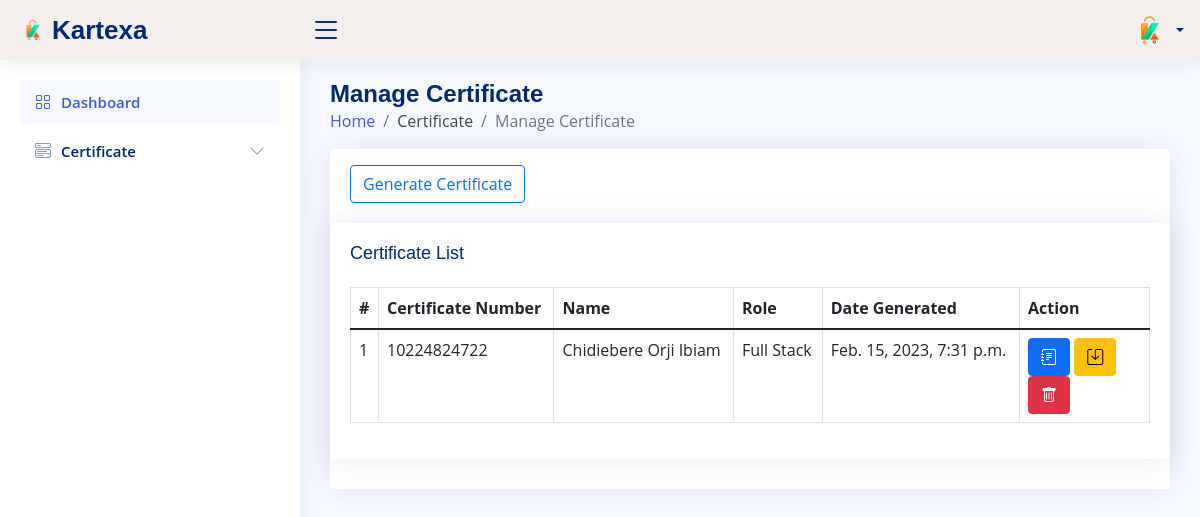
The page /manage_certificate/ on the database as committed earlier.
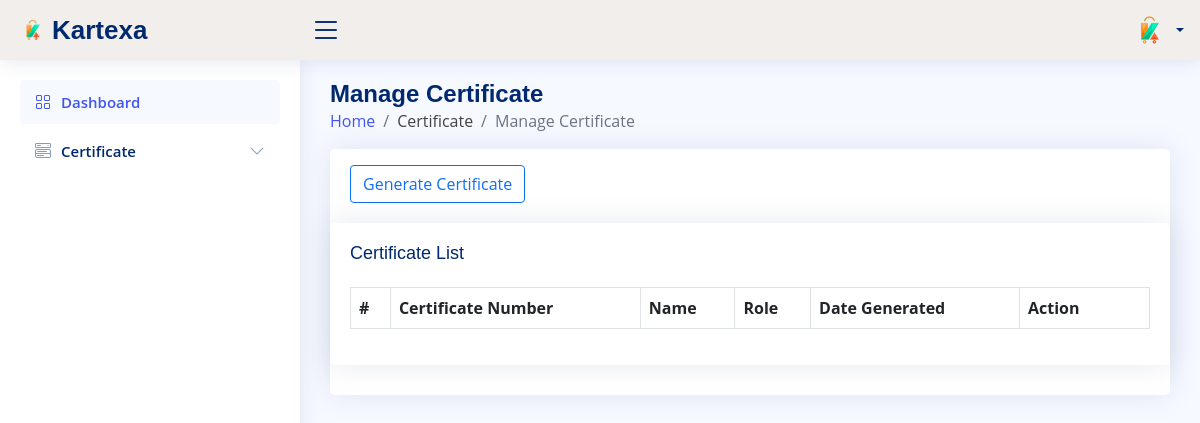
The same page on the database as committed later.
### core/models.py (models this page shows, shortened)
class Certificate(models.Model):
    profile_photo = models.ImageField(null=True, blank = True, upload_to = "certificate/")
    certificate_number = models.CharField(unique=True, max_length=50)
    name = models.CharField(max_length=225)
    role = models.CharField(max_length=225)
    organization = models.CharField(default="Kartexa", max_length=255)
    organizer = models.CharField(max_length=225)
    start_date = models.DateField(auto_now=False, auto_now_add=False)
    end_date = models.DateField(auto_now=False, auto_now_add=False)
    generated_date = models.DateTimeField(default=timezone.now)
    verification_link= models.URLField(max_length=200, default="demo")
    qr_image = models.ImageField(upload_to='qrcode', blank=True)

### core/views.py (the view)
# urls.py: path('manage_certificate/', views.manage_certificate, name="manage_certificate"),
def manage_certificate(request):
    cert = Certificate.objects.all().order_by('-id').values()
    return render(request, 'core/manage_certificate.html', {'cert':cert})

### core/templates/core/manage_certificate.html (shortened to what this page needs)
{% extends 'core/base.html' %}
{% load static %}
{% block content %}
<main id="main" class="main">
    <div class="pagetitle">
        <h1>Manage Certificate</h1>
        <nav>
          <ol class="breadcrumb">
            <li class="breadcrumb-item"><a href="{% url 'dashboard' %}">Home</a></li>
            <li class="breadcrumb-item">Certificate</li>
            <li class="breadcrumb-item active">Manage Certificate</li>
          </ol>
        </nav>
      </div>
      <section class="section">
        <div class="row">
          <div class="col-lg-12">
          <div class="card">
              <div class="card-body">
                  <a class="btn btn-outline-primary" href="{% url 'generate_certificate' %}">Generate Certificate</a>
          </div>
            <div class="card">
              <div class="card-body">
                <h5 class="card-title">Certificate List</h5>
                <table class="table table-bordered data-table" id="certificate_table">
                  <thead>
                    <tr>
                      <th scope="col">#</th>
                      <th scope="col">Certificate Number</th>
                      <th scope="col">Name</th>
                      <th scope="col">Role</th>
                      <th scope="col">Date Generated</th>
                      <th scope="col" width="130">Action</th>
                    </tr>
                  </thead>
                  <tbody>
                      {% for object in cert %}
                      <tr>
                          <td scope="row"></td>
                          <td>{{object.certificate_number}}</td>
                          <td>{{object.name}}</td>
                          <td>{{object.role}}</td>
                          <td>{{object.generated_date}}</td>
                          <td>
                            <a class='btn btn-primary' href="{% url 'certificate_detail' object.certificate_number%}"> <i class="bi bi-journal-text"></i></a>
                            <a class='btn btn-warning' href=""> <i class="bi bi-save"></i></a>
                            <button class='btn btn-danger deleteCertificate' data-action='/{{object.id}}/delete_certificate' data-pk='{{object.pk}}'> <i class="bi bi-trash"></i></button>
                          </td>
                        </tr>
                        {% endfor %}
                  </tbody>
                </table>
              </div>
            </div>
          </div>
        </div>
      </section>
</main>
{% endblock content %}

Rows that differ between the two databases and show on the page:
removed Certificate: certificate_number "10224824722", name "Chidiebere Orji Ibiam", role "Full Stack", generated_date "Feb. 15, 2023, 7:31 p.m."
